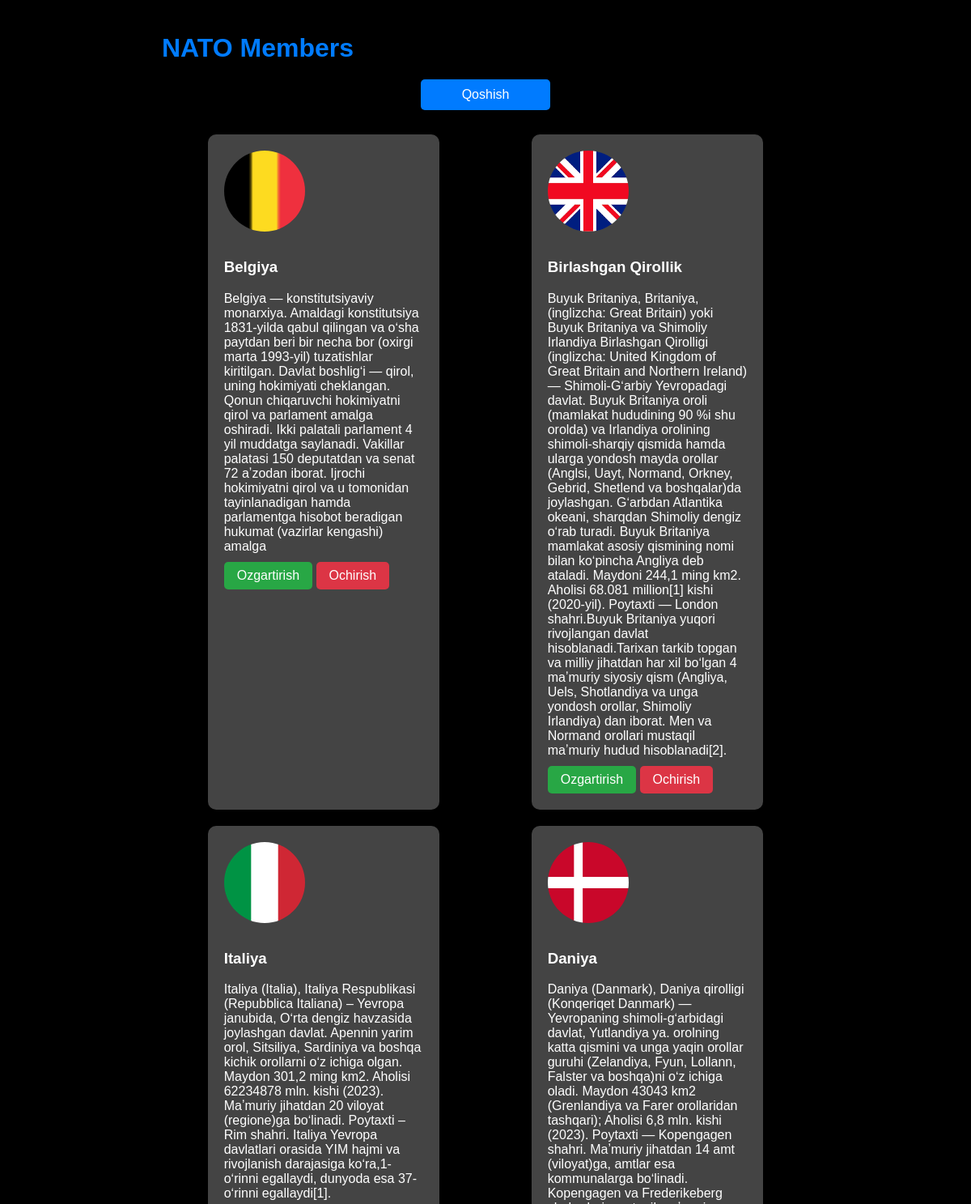
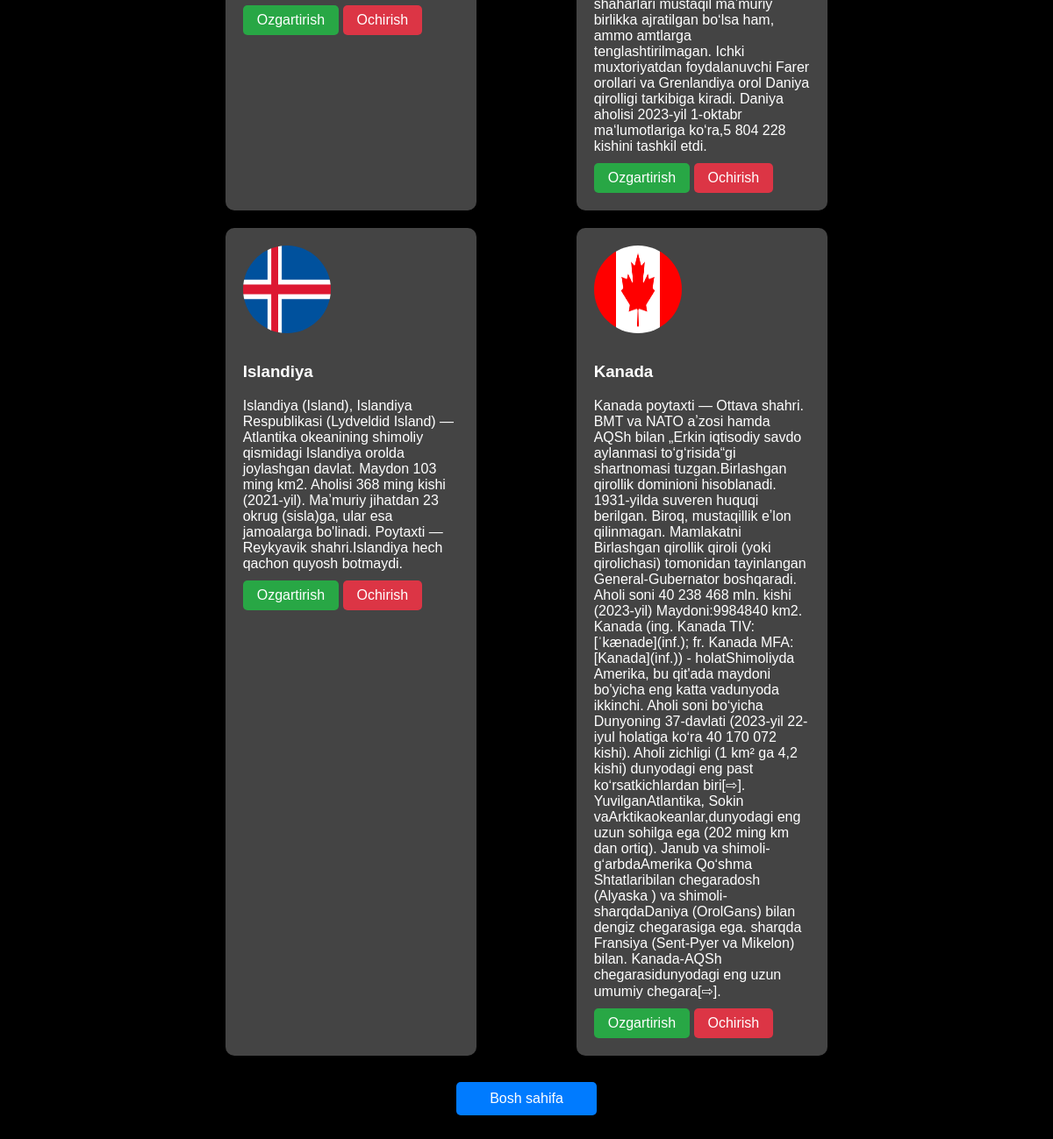
The page /nato/members/ on the database its author committed (2 pictures, top to bottom).
### nato/models.py (models this page shows)
class NATO_Member(models.Model):
    name = models.CharField(max_length=100)
    description = models.TextField()
    photo = models.ImageField(upload_to='member_photos/')  # Здесь указываем путь для сохранения изображений

### nato/views.py (the view)
# urls.py: path('members/', views.members_list, name='members_list'),
def members_list(request):
    members = NATO_Member.objects.all()
    return render(request, 'members/members_list.html', {'members': members})

### nato/templates/members/members_list.html (shortened to what this page needs)
<!DOCTYPE html>
<html lang="ru">
<head>
</head>
<body>
    <div class="container">
        <h1>NATO Members</h1>
        <a class="add-button" href="add_country/">Qoshish</a>
        <ul>
            {% for member in members %}
                <li>
                    <img src="{{ member.photo.url }}" alt="{{ member.name }}">
                    <div>
                        <h3>{{ member.name }}</h3>
                        <div class="description">{{ member.description }}</div>
                        <a class="edit-button" href="{% url 'edit_country' member.id %}">Ozgartirish</a>
                        <a class="delete-button" href="{% url 'delete_country' member.id %}">Ochirish</a>
                    </div>
                </li>
            {% endfor %}
        </ul>
        <a class="home-button" href="/">Bosh sahifa</a>
    </div>
</body>
</html>

### nato/templates/members/members_list.html (style rules this page uses)
body { font-family: Arial, sans-serif; margin: 0; padding: 0; background-color: #000; color: #fff; }
.container { max-width: 800px; margin: 0 auto; padding: 20px; }
h1 { color: #007bff; margin-bottom: 20px; }
ul { list-style-type: none; padding: 0; display: flex; flex-wrap: wrap; justify-content: space-around; }
li { flex: 0 0 calc(33.33% - 20px); padding: 20px; background-color: #444; color: #fff; border-radius: 10px; transition: box-shadow 0.3s ease-in-out; cursor: pointer; box-shadow: 0 4px 6px rgba(0, 0, 0, 0.1); margin: 10px; max-width: 250px; }
li img { width: 100px; height: 100px; border-radius: 50%; margin-bottom: 10px; }
.description { margin-top: 10px; }
.edit-button, .delete-button { padding: 8px 16px; border: none; border-radius: 5px; cursor: pointer; text-decoration: none; transition: background-color 0.3s ease-in-out; margin-top: 10px; display: inline-block; text-align: center; }
.edit-button { background-color: #28a745; color: #fff; }
.delete-button { background-color: #dc3545; color: #fff; }
.add-button, .home-button { background-color: #007bff; color: #fff; padding: 10px 20px; border: none; border-radius: 5px; cursor: pointer; transition: background-color 0.3s ease-in-out; display: block; margin: 20px auto; text-decoration: none; text-align: center; width: 120px; }

### rows shown on the page
NATO_Member: photo (picture), name "Belgiya", description "Belgiya — konstitutsiyaviy monarxiya. Amaldagi konstitutsiya 1831-yilda qabul qilingan va oʻsha paytdan beri bir necha bor (oxirgi marta 1993-yil) tuzatishlar kiritilgan. Davlat boshligʻi — qirol, uning hokimiyati cheklangan. Qonun chiqaruvchi hokimiyatni qirol va parlament amalga oshiradi. Ikki palatali parlament 4 yil muddatga saylanadi. Vakillar palatasi 150 deputatdan va senat 72 aʼzodan iborat. Ijrochi hokimiyatni qirol va u tomonidan tayinlanadigan hamda parlamentga hisobot beradigan hukumat (vazirlar kengashi) amalga"
NATO_Member: photo (picture), name "Birlashgan Qirollik", description "Buyuk Britaniya, Britaniya, (inglizcha: Great Britain) yoki Buyuk Britaniya va Shimoliy Irlandiya Birlashgan Qirolligi (inglizcha: United Kingdom of Great Britain and Northern Ireland) — Shimoli-Gʻarbiy Yevropadagi davlat. Buyuk Britaniya oroli (mamlakat hududining 90 %i shu orolda) va Irlandiya orolining shimoli-sharqiy qismida hamda ularga yondosh mayda orollar (Anglsi, Uayt, Normand, Orkney, Gebrid, Shetlend va boshqalar)da joylashgan. Gʻarbdan Atlantika okeani, sharqdan Shimoliy dengiz oʻrab turadi. Buyuk Britaniya mamlakat asosiy qismining nomi bilan koʻpincha Angliya deb ataladi. Maydoni 244,1 ming km2. Aholisi 68.081 million[1] kishi (2020-yil). Poytaxti — London shahri.Buyuk…"
NATO_Member: photo (picture), name "Italiya", description "Italiya (Italia), Italiya Respublikasi (Repubblica Italiana) – Yevropa janubida, Oʻrta dengiz havzasida joylashgan davlat. Apennin yarim orol, Sitsiliya, Sardiniya va boshqa kichik orollarni oʻz ichiga olgan. Maydon 301,2 ming km2. Aholisi 62234878 mln. kishi (2023). Maʼmuriy jihatdan 20 viloyat (regione)ga boʻlinadi. Poytaxti – Rim shahri. Italiya Yevropa davlatlari orasida YIM hajmi va rivojlanish darajasiga koʻra,1-oʻrinni egallaydi, dunyoda esa 37-oʻrinni egallaydi[1]."
NATO_Member: photo (picture), name "Daniya", description "Daniya (Danmark), Daniya qirolligi (Konqeriqet Danmark) — Yevropaning shimoli-gʻarbidagi davlat, Yutlandiya ya. orolning katta qismini va unga yaqin orollar guruhi (Zelandiya, Fyun, Lollann, Falster va boshqa)ni oʻz ichiga oladi. Maydon 43043 km2 (Grenlandiya va Farer orollaridan tashqari); Aholisi 6,8 mln. kishi (2023). Poytaxti — Kopengagen shahri. Maʼmuriy jihatdan 14 amt (viloyat)ga, amtlar esa kommunalarga boʻlinadi. Kopengagen va Frederikeberg shaharlari mustaqil maʼmuriy birlikka ajratilgan boʻlsa ham, ammo amtlarga tenglashtirilmagan. Ichki muxtoriyatdan foydalanuvchi Farer orollari va Grenlandiya orol Daniya qirolligi tarkibiga kiradi. Daniya aholisi 2023-yil 1-oktabr…"
NATO_Member: photo (picture), name "Islandiya", description "Islandiya (Island), Islandiya Respublikasi (Lydveldid Island) — Atlantika okeanining shimoliy qismidagi Islandiya orolda joylashgan davlat. Maydon 103 ming km2. Aholisi 368 ming kishi (2021-yil). Maʼmuriy jihatdan 23 okrug (sisla)ga, ular esa jamoalarga bo'linadi. Poytaxti — Reykyavik shahri.Islandiya hech qachon quyosh botmaydi."
NATO_Member: photo (picture), name "Kanada", description "Kanada poytaxti — Ottava shahri. BMT va NATO aʼzosi hamda AQSh bilan „Erkin iqtisodiy savdo aylanmasi to‘g‘risida“gi shartnomasi tuzgan.Birlashgan qirollik dominioni hisoblanadi. 1931-yilda suveren huquqi berilgan. Biroq, mustaqillik eʼlon qilinmagan. Mamlakatni Birlashgan qirollik qiroli (yoki qirolichasi) tomonidan tayinlangan General-Gubernator boshqaradi. Aholi soni 40 238 468 mln. kishi (2023-yil) Maydoni:9984840 km2. Kanada (ing. Kanada TIV: [ˈkænade](inf.); fr. Kanada MFA: [Kanada](inf.)) - holatShimoliyda Amerika, bu qit'ada maydoni bo'yicha eng katta vadunyoda ikkinchi. Aholi soni boʻyicha Dunyoning 37-davlati (2023-yil 22-iyul holatiga koʻra 40 170 072 kishi). Aholi zichligi (1…"
